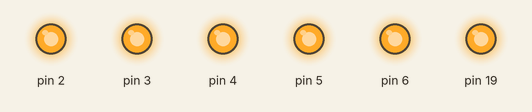
Simulated run of this sketch. Board: Arduino Uno, built with avr-gcc and run on an emulated ATmega328P. Parts: output pins drawn as LEDs (lit = HIGH).

Above: at 0.15 s.
At 2.25 s:
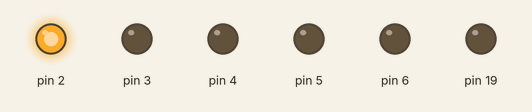
Timing chart, 0 to 3.0 s (numbered marks = the images above):
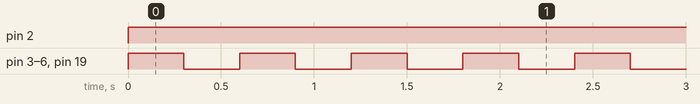

The sketch:

Example1.ino
```cpp
const int PIN_NUMBERS[]
{
    2,
    3,
    4,
    5,
    6,
    23,
    22,
    21,
    20,
    19,
};
const int NUM_OUTPUTS = sizeof(PIN_NUMBERS) / sizeof(int);

void setup()
{
    // Configure all outputs and turn them off
    for (int pinIdx = 0; pinIdx < NUM_OUTPUTS; pinIdx++)
    {
        pinMode(PIN_NUMBERS[pinIdx], OUTPUT);
        digitalWrite(PIN_NUMBERS[pinIdx], LOW);
    }
}

void loop()
{
    digitalWrite(PIN_NUMBERS[0], HIGH); // Turn on first output

    // Blink all other outputs on and off
    for (int pinIdx = 1; pinIdx < NUM_OUTPUTS; pinIdx++)
    {
        int pinNum = PIN_NUMBERS[pinIdx];
        digitalWrite(pinNum, !digitalRead(pinNum));
    }

    delay(300);
}
```

Measured:
- by itself, pin 2: LOW → HIGH at 0.00 s
- by itself, pin 3–6, pin 19: alternates HIGH for 0.30 s and LOW for 0.30 s
